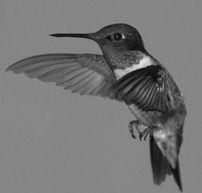
%> input picture Images/hum.jpg, 202 x 193 px
$ octave morperiod.m   (GNU Octave 9; MATLAB toolbox functions it lacks are replaced by stand-ins)
%> lines starting %> are read from the running program, lines starting %| are printed output that depends on the picture
%%//Periodicline Image//%%
clc;
clear all;
close all;
a=imread('D:\Sri\DIP images\hum.jpg');
%> a is the input picture: size 193x202 uint8; min 0, max 232, mean 118.3
subplot(2,3,1)
imshow(a);
title('Original image');
b=strel('periodicline',2,[1 -2]);
c=imdilate(a,b);
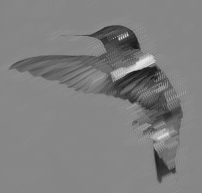
%> c: size 193x202 uint8; min 23, max 232, mean 127
subplot(2,3,2)
imshow(c);
title('Periodicline Dilated image');
d=imerode(a,b);
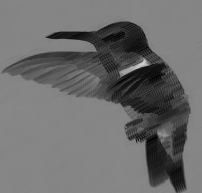
%> d: size 193x202 uint8; min 0, max 208, mean 108.9
subplot(2,3,3)
imshow(d);
title('Periodicline Eroded image');
e=imopen(a,b);
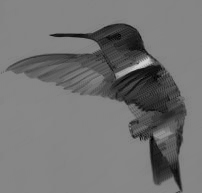
%> e: size 193x202 uint8; min 0, max 208, mean 115.7
subplot(2,3,4)
imshow(e);
title('Periodicline Open image');
f=imclose(a,b);
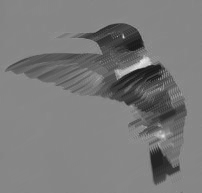
%> f: size 193x202 uint8; min 23, max 232, mean 122.1
subplot(2,3,5)
imshow(f);
title('Periodicline Close image');
